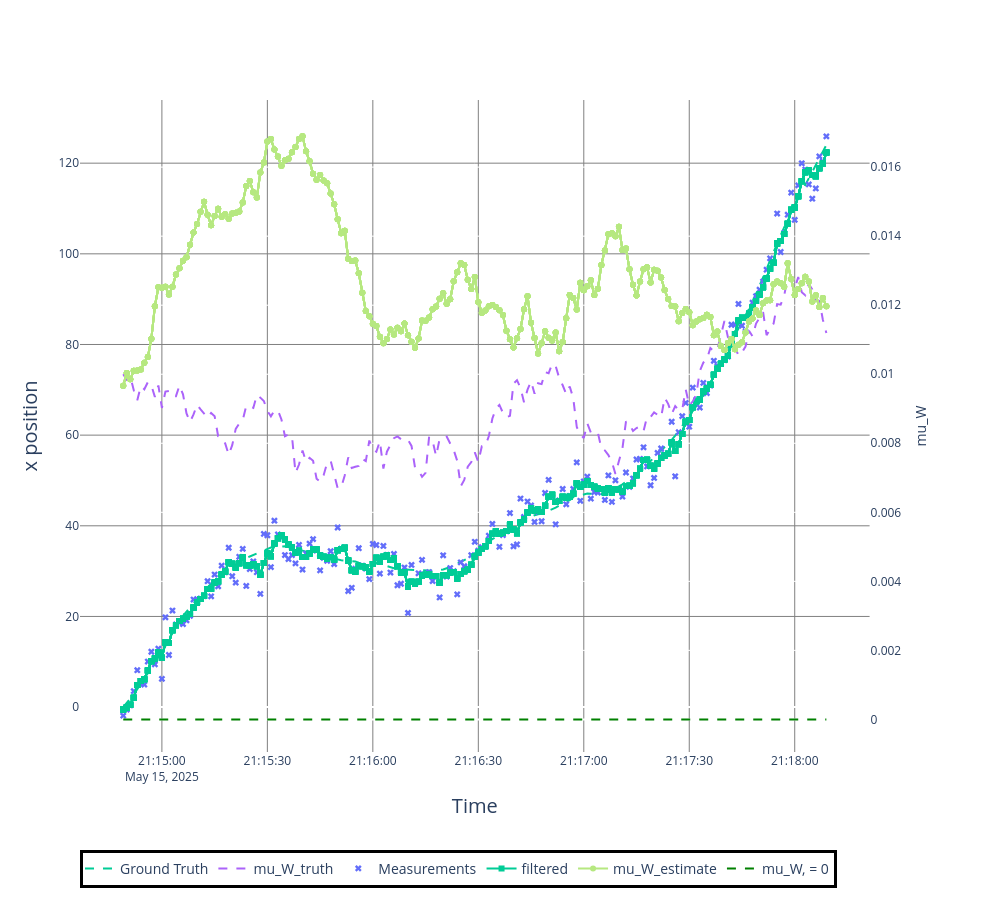

The code cell stored with this chart in its notebook:
### Code cell
#currently manually inputting track colours, believe is issue with plotter colorway selection
from networkx import second_order_centrality


position_plotter.plot_tracks(track,[0], label='filtered',line=dict(color='#00CC96'))
position_plotter.plot_tracks(mu_W_estimate,[0],secondary_y=True,label='mu_W_estimate',line=dict(color='#B6E880'))
position_plotter.fig

### Figure 1 — Plotly figure (JSON) as saved in the notebook; plotly's stock layout.template omitted (floating-point values rounded to 4 significant figures; data arrays with more than 128 entries replaced by an {"elided": "..."} marker saying what was removed)
{"data": [{"line": {"color": "green", "dash": "dash"}, "name": "mu_W, = 0", "type": "scatter", "x": {"elided": "201 str values"}, "xaxis": "x", "y": {"elided": "201 int values"}, "yaxis": "y2"}, {"legendgroup": "Ground Truth", "legendrank": 100, "line": {"dash": "dash"}, "mode": "lines", "name": "Ground Truth", "showlegend": true, "text": {"elided": "201 str values"}, "type": "scatter", "x": {"elided": "201 str values"}, "y": {"elided": "201 float values"}}, {"legendgroup": "mu_W_truth", "legendrank": 100, "line": {"dash": "dash"}, "mode": "lines", "name": "mu_W_truth", "showlegend": true, "text": {"elided": "201 str values"}, "type": "scatter", "x": {"elided": "201 str values"}, "xaxis": "x", "y": {"elided": "201 float values"}, "yaxis": "y2"}, {"legendgroup": "Measurements", "legendrank": 200, "marker": {"color": "#636EFA", "symbol": "x"}, "mode": "markers", "name": "Measurements", "showlegend": true, "text": {"elided": "201 str values"}, "type": "scatter", "x": {"elided": "201 str values"}, "y": {"elided": "201 float values"}}, {"legendgroup": "filtered", "legendrank": 300, "line": {"color": "#00CC96"}, "marker": {"symbol": {"elided": "201 str values"}}, "mode": "markers+lines", "name": "filtered", "showlegend": true, "text": {"elided": "201 str values"}, "type": "scatter", "x": {"elided": "201 str values"}, "y": {"elided": "201 float values"}}, {"legendgroup": "mu_W_estimate", "legendrank": 300, "line": {"color": "#B6E880"}, "marker": {"symbol": {"elided": "201 str values"}}, "mode": "markers+lines", "name": "mu_W_estimate", "showlegend": true, "text": {"elided": "201 str values"}, "type": "scatter", "x": {"elided": "201 str values"}, "xaxis": "x", "y": {"elided": "201 float values"}, "yaxis": "y2"}, {"legendgroup": "filtered", "legendrank": 300, "line": {"color": "#00CC96"}, "marker": {"symbol": {"elided": "201 str values"}}, "mode": "markers+lines", "name": "2a03ebfa-f70b-4093-a248-598ce7c23ffa", "showlegend": false, "text": {"elided": "201 str values"}, "type": "scatter", "x": {"elided": "201 str values"}, "y": {"elided": "201 float values"}}, {"legendgroup": "mu_W_estimate", "legendrank": 300, "line": {"color": "#B6E880"}, "marker": {"symbol": {"elided": "201 str values"}}, "mode": "markers+lines", "name": "2abc1557-97b1-41b3-ac1f-cf1fc4d29397", "showlegend": false, "text": {"elided": "201 str values"}, "type": "scatter", "x": {"elided": "201 str values"}, "xaxis": "x", "y": {"elided": "201 float values"}, "yaxis": "y2"}, {"legendgroup": "filtered", "legendrank": 300, "line": {"color": "#00CC96"}, "marker": {"symbol": {"elided": "201 str values"}}, "mode": "markers+lines", "name": "2a03ebfa-f70b-4093-a248-598ce7c23ffa", "showlegend": false, "text": {"elided": "201 str values"}, "type": "scatter", "x": {"elided": "201 str values"}, "y": {"elided": "201 float values"}}, {"legendgroup": "mu_W_estimate", "legendrank": 300, "line": {"color": "#B6E880"}, "marker": {"symbol": {"elided": "201 str values"}}, "mode": "markers+lines", "name": "2abc1557-97b1-41b3-ac1f-cf1fc4d29397", "showlegend": false, "text": {"elided": "201 str values"}, "type": "scatter", "x": {"elided": "201 str values"}, "xaxis": "x", "y": {"elided": "201 float values"}, "yaxis": "y2"}, {"legendgroup": "filtered", "legendrank": 300, "line": {"color": "#00CC96"}, "marker": {"symbol": {"elided": "201 str values"}}, "mode": "markers+lines", "name": "2a03ebfa-f70b-4093-a248-598ce7c23ffa", "showlegend": false, "text": {"elided": "201 str values"}, "type": "scatter", "x": {"elided": "201 str values"}, "y": {"elided": "201 float values"}}, {"legendgroup": "mu_W_estimate", "legendrank": 300, "line": {"color": "#B6E880"}, "marker": {"symbol": {"elided": "201 str values"}}, "mode": "markers+lines", "name": "2abc1557-97b1-41b3-ac1f-cf1fc4d29397", "showlegend": false, "text": {"elided": "201 str values"}, "type": "scatter", "x": {"elided": "201 str values"}, "xaxis": "x", "y": {"elided": "201 float values"}, "yaxis": "y2"}, {"legendgroup": "filtered", "legendrank": 300, "line": {"color": "#00CC96"}, "marker": {"symbol": {"elided": "201 str values"}}, "mode": "markers+lines", "name": "2a03ebfa-f70b-4093-a248-598ce7c23ffa", "showlegend": false, "text": {"elided": "201 str values"}, "type": "scatter", "x": {"elided": "201 str values"}, "y": {"elided": "201 float values"}}, {"legendgroup": "mu_W_estimate", "legendrank": 300, "line": {"color": "#B6E880"}, "marker": {"symbol": {"elided": "201 str values"}}, "mode": "markers+lines", "name": "2abc1557-97b1-41b3-ac1f-cf1fc4d29397", "showlegend": false, "text": {"elided": "201 str values"}, "type": "scatter", "x": {"elided": "201 str values"}, "xaxis": "x", "y": {"elided": "201 float values"}, "yaxis": "y2"}, {"legendgroup": "filtered", "legendrank": 300, "line": {"color": "#00CC96"}, "marker": {"symbol": {"elided": "201 str values"}}, "mode": "markers+lines", "name": "2a03ebfa-f70b-4093-a248-598ce7c23ffa", "showlegend": false, "text": {"elided": "201 str values"}, "type": "scatter", "x": {"elided": "201 str values"}, "y": {"elided": "201 float values"}}, {"legendgroup": "mu_W_estimate", "legendrank": 300, "line": {"color": "#B6E880"}, "marker": {"symbol": {"elided": "201 str values"}}, "mode": "markers+lines", "name": "2abc1557-97b1-41b3-ac1f-cf1fc4d29397", "showlegend": false, "text": {"elided": "201 str values"}, "type": "scatter", "x": {"elided": "201 str values"}, "xaxis": "x", "y": {"elided": "201 float values"}, "yaxis": "y2"}, {"legendgroup": "filtered", "legendrank": 300, "line": {"color": "#00CC96"}, "marker": {"symbol": {"elided": "201 str values"}}, "mode": "markers+lines", "name": "2a03ebfa-f70b-4093-a248-598ce7c23ffa", "showlegend": false, "text": {"elided": "201 str values"}, "type": "scatter", "x": {"elided": "201 str values"}, "y": {"elided": "201 float values"}}, {"legendgroup": "mu_W_estimate", "legendrank": 300, "line": {"color": "#B6E880"}, "marker": {"symbol": {"elided": "201 str values"}}, "mode": "markers+lines", "name": "2abc1557-97b1-41b3-ac1f-cf1fc4d29397", "showlegend": false, "text": {"elided": "201 str values"}, "type": "scatter", "x": {"elided": "201 str values"}, "xaxis": "x", "y": {"elided": "201 float values"}, "yaxis": "y2"}, {"legendgroup": "filtered", "legendrank": 300, "line": {"color": "#00CC96"}, "marker": {"symbol": {"elided": "201 str values"}}, "mode": "markers+lines", "name": "2a03ebfa-f70b-4093-a248-598ce7c23ffa", "showlegend": false, "text": {"elided": "201 str values"}, "type": "scatter", "x": {"elided": "201 str values"}, "y": {"elided": "201 float values"}}, {"legendgroup": "mu_W_estimate", "legendrank": 300, "line": {"color": "#B6E880"}, "marker": {"symbol": {"elided": "201 str values"}}, "mode": "markers+lines", "name": "2abc1557-97b1-41b3-ac1f-cf1fc4d29397", "showlegend": false, "text": {"elided": "201 str values"}, "type": "scatter", "x": {"elided": "201 str values"}, "xaxis": "x", "y": {"elided": "201 float values"}, "yaxis": "y2"}], "layout": {"colorway": ["#EF553B", "#00CC96", "#AB63FA", "#FFA15A", "#19D3F3", "#FF6692", "#B6E880", "#FF97FF", "#FECB52"], "height": 900, "legend": {"bordercolor": "Black", "borderwidth": 3, "font": {"size": 14}, "orientation": "h", "y": -0.15}, "plot_bgcolor": "white", "width": 1000, "xaxis": {"anchor": "y", "domain": [0, 0.94], "gridcolor": "gray", "showgrid": true, "title": {"font": {"size": 20}, "text": "Time"}}, "yaxis": {"anchor": "x", "domain": [0, 1], "gridcolor": "gray", "showgrid": true, "title": {"font": {"size": 20}, "text": "x position"}}, "yaxis2": {"anchor": "x", "overlaying": "y", "side": "right", "title": {"text": "mu_W"}}}}
